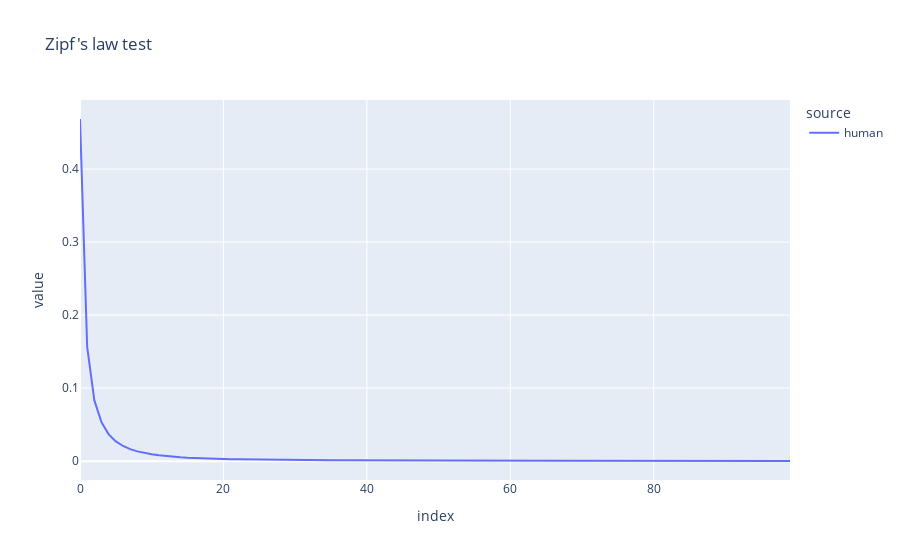

This figure's notebook cell:
### Code cell
fig = px.line(all_distr[all_distr.source=='human'], title="Zipf's law test", color = 'source')
fig.show()
